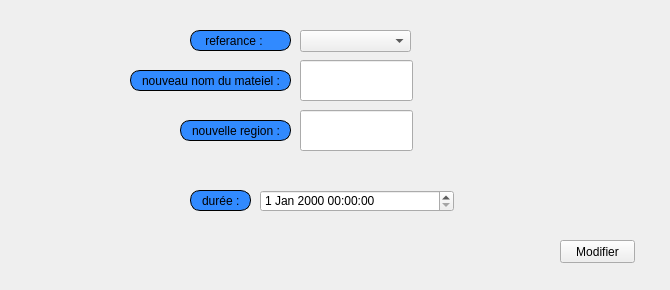
     <widget class="QWidget" name="tab_17">
      <attribute name="title">
       <string>modifier</string>
      </attribute>
      <widget class="QLabel" name="label_15">
       <property name="geometry">
        <rect>
         <x>190</x>
         <y>30</y>
         <width>101</width>
         <height>21</height>
        </rect>
       </property>
       <property name="styleSheet">
        <string notr="true">border: 1px solid black;
border-radius: 10px;
padding: 0 8px;
background: #318aff;
font: bold, &quot;Arial&quot;;;
text-align:center;</string>
       </property>
       <property name="text">
        <string> referance :</string>
       </property>
      </widget>
      <widget class="QLabel" name="label_16">
       <property name="geometry">
        <rect>
         <x>130</x>
         <y>70</y>
         <width>161</width>
         <height>21</height>
        </rect>
       </property>
       <property name="styleSheet">
        <string notr="true">border: 1px solid black;
border-radius: 10px;
padding: 0 8px;
background: #318aff;
font: bold, &quot;Arial&quot;;;
text-align:center;</string>
       </property>
       <property name="text">
        <string>nouveau nom du mateiel :</string>
       </property>
      </widget>
      <widget class="QLineEdit" name="nom_materiaux_maintenace_modifier">
       <property name="geometry">
        <rect>
         <x>300</x>
         <y>60</y>
         <width>113</width>
         <height>41</height>
        </rect>
       </property>
      </widget>
      <widget class="QLabel" name="label_17">
       <property name="geometry">
        <rect>
         <x>180</x>
         <y>120</y>
         <width>111</width>
         <height>21</height>
        </rect>
       </property>
       <property name="styleSheet">
        <string notr="true">border: 1px solid black;
border-radius: 10px;
padding: 0 8px;
background: #318aff;
font: bold, &quot;Arial&quot;;;
text-align:center;</string>
       </property>
       <property name="text">
        <string>nouvelle region :</string>
       </property>
      </widget>
      <widget class="QLineEdit" name="region_mateiraux_maintance_modifier">
       <property name="geometry">
        <rect>
         <x>300</x>
         <y>110</y>
         <width>113</width>
         <height>41</height>
        </rect>
       </property>
      </widget>
      <widget class="QLabel" name="label_34">
       <property name="geometry">
        <rect>
         <x>190</x>
         <y>190</y>
         <width>61</width>
         <height>21</height>
        </rect>
       </property>
       <property name="styleSheet">
        <string notr="true">border: 1px solid black;
border-radius: 10px;
padding: 0 8px;
background: #318aff;
font: bold, &quot;Arial&quot;;;
text-align:center;</string>
       </property>
       <property name="text">
        <string>durée :</string>
       </property>
      </widget>
      <widget class="QDateTimeEdit" name="dure_materiaux_maintance_modifier">
       <property name="geometry">
        <rect>
         <x>260</x>
         <y>190</y>
         <width>194</width>
         <height>22</height>
        </rect>
       </property>
      </widget>
      <widget class="QPushButton" name="modifier_materiaux_maintenance">
       <property name="geometry">
        <rect>
         <x>560</x>
         <y>240</y>
         <width>75</width>
         <height>23</height>
        </rect>
       </property>
       <property name="styleSheet">
        <string notr="true">#modifier_materiaux_maintenance{
font: bold, &quot;Arial&quot;;;     background-color: qlineargradient(x1: 0, y1: 0, x2: 0, y2: 1,
                                       stop: 0 #dadbde, stop: 1 #f6f7fa);
}
#modifier_materiaux_maintenance:pressed {
font: bold, &quot;Arial&quot;;;     background-color: qlineargradient(x1: 0, y1: 0, x2: 0, y2: 1,
                                       stop: 0 #dadbde, stop: 1 #fff07b);}</string>
       </property>
       <property name="text">
        <string>Modifier</string>
       </property>
       <property name="icon">
        <iconset resource="ressources.qrc">
         <normaloff>:/images/img/B.png</normaloff>:/images/img/B.png</iconset>
       </property>
      </widget>
      <widget class="QComboBox" name="referance_mat_maint_modifier">
       <property name="geometry">
        <rect>
         <x>300</x>
         <y>30</y>
         <width>111</width>
         <height>22</height>
        </rect>
       </property>
      </widget>
      <widget class="QLabel" name="label_42">
       <property name="geometry">
        <rect>
         <x>0</x>
         <y>0</y>
         <width>661</width>
         <height>281</height>
        </rect>
       </property>
       <property name="text">
        <string/>
       </property>
       <property name="pixmap">
        <pixmap resource="ressources.qrc">:/images/img/imf.jpg</pixmap>
       </property>
      </widget>
      <widget class="QLabel" name="label_112">
       <property name="geometry">
        <rect>
         <x>-4</x>
         <y>-1</y>
         <width>661</width>
         <height>281</height>
        </rect>
       </property>
       <property name="text">
        <string/>
       </property>
       <property name="pixmap">
        <pixmap>:/img/imf.jpg</pixmap>
       </property>
      </widget>
      <zorder>label_112</zorder>
      <zorder>label_42</zorder>
      <zorder>label_15</zorder>
      <zorder>label_16</zorder>
      <zorder>nom_materiaux_maintenace_modifier</zorder>
      <zorder>label_17</zorder>
      <zorder>region_mateiraux_maintance_modifier</zorder>
      <zorder>label_34</zorder>
      <zorder>dure_materiaux_maintance_modifier</zorder>
      <zorder>modifier_materiaux_maintenance</zorder>
      <zorder>referance_mat_maint_modifier</zorder>
     </widget>
